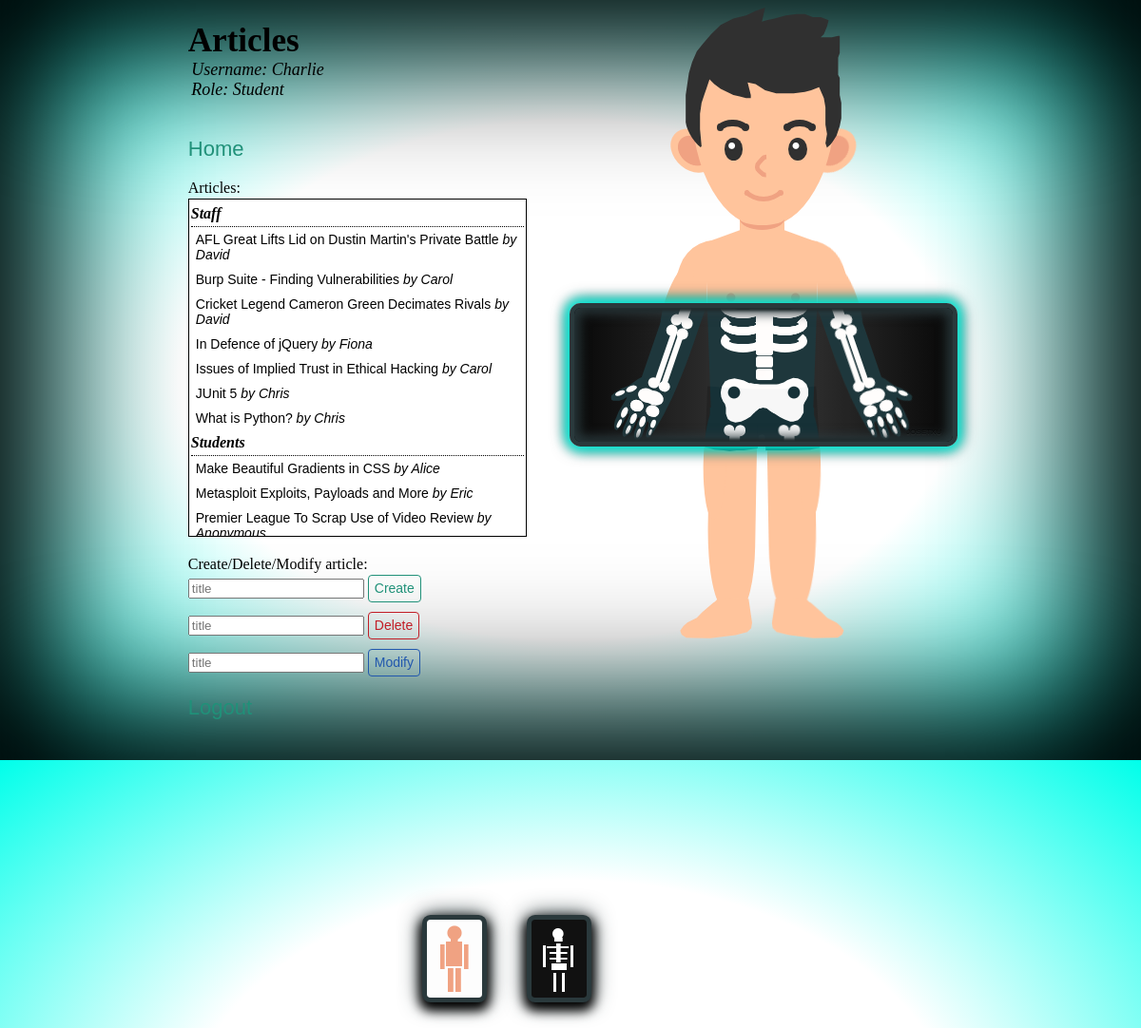
/articles (signed in), run on the app's committed database.
### models.py (models this page shows)
class Base(DeclarativeBase):
    pass

class User(Base):
    __tablename__ = "user"
    username: Mapped[str] = mapped_column(String, primary_key=True)
    password: Mapped[str] = mapped_column(String)
    salt: Mapped[str] = mapped_column(String)
    role: Mapped[str] = mapped_column(String)
    mute: Mapped[int] = mapped_column(Integer)

class Articles(Base):
    __tablename__ = "articles"
    username: Mapped[str] = mapped_column(String, primary_key=True)
    role: Mapped[str] = mapped_column(String)
    title: Mapped[str] = mapped_column(String)
    content: Mapped[str] = mapped_column(String)

### app.py (the view)
@app.route("/articles")
def articles():
    username = session.get("user_id")
    user_role = db.get_user_role(username)
    articles = db.get_all_articles()
    student_articles = []
    staff_articles = []
    for i in articles:
        if i[1] == "Student":
            student_articles.append((i[2], i[0]))
        else:
            staff_articles.append((i[2], i[0]))
    student_articles.sort(key=lambda tuple: tuple[0].lower())
    staff_articles.sort(key=lambda tuple: tuple[0].lower())
    return render_template("articles.jinja", username=username, user_role=user_role, student_articles=student_articles, staff_articles=staff_articles)

### db.py (called while the page is built)
def get_user_role(username: str):
    with Session(engine) as session:
        res = session.query(User.role).filter(User.username==username).all()
        if res:
            return res[0][0]
        else:
            return None

def get_all_articles():
    with Session(engine) as session:
        users = session.query(Articles.username).all()
        roles = session.query(Articles.role).all()
        titles = session.query(Articles.title).all()
        content = session.query(Articles.content).all()
        articles = []
        if users:
            for i in range(len(users)):
                articles.append((users[i][0], roles[i][0], titles[i][0], content[i][0]))
        return articles

### templates/articles.jinja (shortened to what this page needs)
{% extends 'base.jinja' %}
{% block content %}
<main>
    <section id="home">
         <section id="title">
            <h1>Articles</h1>
            <div id="user-details">
                <em>Username:  {{ username }}</em>
                <br>
                <em>Role: {{ user_role }}</em>
            </div>
        </section>
        <p id="articles"><a href={{ url_for('home') }}>Home</a></p>
        <section id="article_list">
            <p class="text">Articles: </p>
            <div id="article_box">
            <h1 id="title2"><em>Staff</em></h1>
            {% for article_title, user in staff_articles %}
                <button id="staff-student-article" name="{{ article_title }}" onclick="join_room(name)"> {{ article_title }} <em> by {{ user }}</em> </button>
                <br>
            {% endfor %}
            <h1 id="title2"><em>Students</em></h1>
            {% for article_title, user in student_articles %}
                <button id="staff-student-article" name="{{ article_title }}" onclick="join_room(name)"> {{ article_title }} <em>by {{ user }}</em> </button>
                <br>
            {% endfor %}
            </div>
        </section>
        <section id="add_remove">
            <section id="create_box">
                <p id="article-text" class="text">Create/Delete/Modify article: </p>
                <input id="article" placeholder="title">
                <button id="create_article" onclick="articles_creation()">Create</button>
            </section>
            <section id="delete_box">
                <input type="text" id="article1" placeholder="title">
                <button id="delete_button" onclick="delete_article()">Delete</button>
        </section>
            <section id="modify_box">
                <input type="text" id="article2" placeholder="title">
                <button id="modify_button" onclick="modify_article()">Modify</button>
        </section>
        <p id="articles"><a href={{ url_for('index') }}>Logout</a></p>
</main>
<section id="big-scaner">
    <div class="no-scaner"></div>
    <div class="big-scaner"></div>
    <div class="content">
        <div class="x-ray"></div>
        <div class="x-ray"></div>
        <div class="x-ray"></div>
        <div class="x-ray"></div>
        <div class="x-ray"></div>
        <div class="x-ray"></div>
        <div class="x-ray"></div>
        <div class="x-ray"></div>
        <div class="x-ray"></div>
        <div class="x-ray"></div>
        <div class="x-ray"></div>
        <div class="x-ray"></div>
        <div class="x-ray"></div>
        <div class="x-ray"></div>
        <div class="x-ray"></div>
        <div class="x-ray"></div>
        <div class="x-ray"></div>
        <div class="x-ray"></div>
        <div class="x-ray"></div>
        <div class="x-ray"></div>
        <div class="human-body">
            <div class="hair"></div>
            <div class="head">
                <div class="eyes">
                    <div class="eyebrows">
                        <span></span>
                        <span></span>
                    </div>
                </div>
                <div class="nose"></div>
                <div class="mouth"></div>
            </div>
            <div class="neck"></div>
            <div class="arms">
            </div>
            <div class="pants"></div>
            <div class="legs">
                <div class="leg">
                    <div class="foot">
                    </div>
                </div>
                <div class="leg">
                    <div class="foot">
                    </div>
                </div>
            </div>
        </div>
        <div class="skeleton">
            <div class="torso">
                <div class="pelvis"></div>
                <div class="column"></div>
                <div class="rib"></div>
                <div class="rib"></div>
            </div>
            <div class="arms">
                <div class="arm">
                    <div class="bone"></div>
                    <div class="bone"></div>
                    <div class="hand">
                        <div class="bone"></div>
                        <div class="bone"></div>
                        <div class="bone"></div>
                        <div class="bone"></div>
                        <div class="bone"></div>
                        <div class="bone"></div>
                    </div>
                </div>
                <div class="arm">
                    <div class="bone"></div>
                    <div class="bone"></div>
                    <div class="hand">
                        <div class="bone"></div>
                        <div class="bone"></div>
                        <div class="bone"></div>
                        <div class="bone"></div>
                        <div class="bone"></div>
                        <div class="bone"></div>
                    </div>
                </div>
            </div>
            <div class="legs">
            </div>
        </div>
        <div class="scaner"></div>
    </div>
</section>
{% endblock %}

### data on the page
User: username "Charlie", role "Student"
Articles: staff_articles "AFL Great Lifts Lid on Dustin Martin's Private Battle", staff_articles "David"
Articles: staff_articles "Burp Suite - Finding Vulnerabilities", staff_articles "Carol"
Articles: staff_articles "Cricket Legend Cameron Green Decimates Rivals", staff_articles "David"
Articles: staff_articles "In Defence of jQuery", staff_articles "Fiona"
Articles: staff_articles "Issues of Implied Trust in Ethical Hacking", staff_articles "Carol"
Articles: staff_articles "JUnit 5", staff_articles "Chris"
Articles: staff_articles "What is Python?", staff_articles "Chris"
Articles: student_articles "Make Beautiful Gradients in CSS", student_articles "Alice"
Articles: student_articles "Metasploit Exploits, Payloads and More", student_articles "Eric"
Articles: student_articles "Premier League To Scrap Use of Video Review", student_articles "Anonymous"
